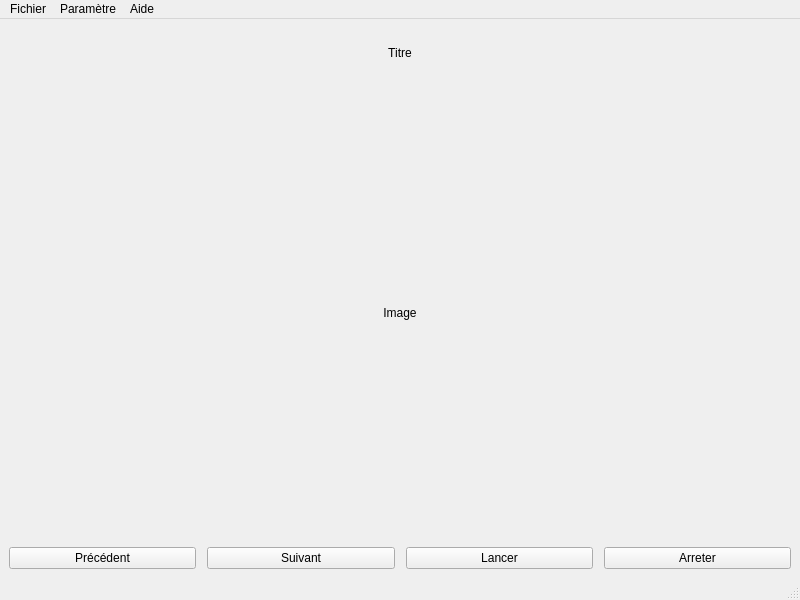
<?xml version="1.0" encoding="UTF-8"?>
<ui version="4.0">
 <class>LecteurVue</class>
 <widget class="QMainWindow" name="LecteurVue">
  <property name="geometry">
   <rect>
    <x>0</x>
    <y>0</y>
    <width>800</width>
    <height>600</height>
   </rect>
  </property>
  <property name="windowTitle">
   <string>LecteurVue</string>
  </property>
  <widget class="QWidget" name="centralwidget">
   <layout class="QVBoxLayout" name="verticalLayout_2" stretch="1,0,1,0,0">
    <item>
     <widget class="QLabel" name="lTitre">
      <property name="maximumSize">
       <size>
        <width>16777215</width>
        <height>50</height>
       </size>
      </property>
      <property name="text">
       <string>Titre</string>
      </property>
      <property name="alignment">
       <set>Qt::AlignCenter</set>
      </property>
     </widget>
    </item>
    <item>
     <spacer name="verticalSpacer">
      <property name="orientation">
       <enum>Qt::Vertical</enum>
      </property>
      <property name="sizeType">
       <enum>QSizePolicy::Fixed</enum>
      </property>
      <property name="sizeHint" stdset="0">
       <size>
        <width>10</width>
        <height>10</height>
       </size>
      </property>
     </spacer>
    </item>
    <item>
     <layout class="QHBoxLayout" name="horizontalLayout">
      <item>
       <spacer name="horizontalSpacer_2">
        <property name="orientation">
         <enum>Qt::Horizontal</enum>
        </property>
        <property name="sizeType">
         <enum>QSizePolicy::Fixed</enum>
        </property>
        <property name="sizeHint" stdset="0">
         <size>
          <width>10</width>
          <height>10</height>
         </size>
        </property>
       </spacer>
      </item>
      <item>
       <widget class="QLabel" name="lImage">
        <property name="text">
         <string>Image</string>
        </property>
        <property name="alignment">
         <set>Qt::AlignCenter</set>
        </property>
       </widget>
      </item>
      <item>
       <spacer name="horizontalSpacer">
        <property name="orientation">
         <enum>Qt::Horizontal</enum>
        </property>
        <property name="sizeType">
         <enum>QSizePolicy::Fixed</enum>
        </property>
        <property name="sizeHint" stdset="0">
         <size>
          <width>10</width>
          <height>10</height>
         </size>
        </property>
       </spacer>
      </item>
     </layout>
    </item>
    <item>
     <spacer name="verticalSpacer_2">
      <property name="orientation">
       <enum>Qt::Vertical</enum>
      </property>
      <property name="sizeType">
       <enum>QSizePolicy::Fixed</enum>
      </property>
      <property name="sizeHint" stdset="0">
       <size>
        <width>10</width>
        <height>10</height>
       </size>
      </property>
     </spacer>
    </item>
    <item>
     <layout class="QHBoxLayout" name="horizontalLayout_2" stretch="0,0,0,0,0,0,0">
      <property name="spacing">
       <number>6</number>
      </property>
      <item>
       <widget class="QPushButton" name="bPrecedent">
        <property name="text">
         <string>Précédent</string>
        </property>
       </widget>
      </item>
      <item>
       <spacer name="horizontalSpacer_3">
        <property name="orientation">
         <enum>Qt::Horizontal</enum>
        </property>
        <property name="sizeType">
         <enum>QSizePolicy::Fixed</enum>
        </property>
        <property name="sizeHint" stdset="0">
         <size>
          <width>5</width>
          <height>5</height>
         </size>
        </property>
       </spacer>
      </item>
      <item>
       <widget class="QPushButton" name="bSuivant">
        <property name="text">
         <string>Suivant</string>
        </property>
       </widget>
      </item>
      <item>
       <spacer name="horizontalSpacer_4">
        <property name="orientation">
         <enum>Qt::Horizontal</enum>
        </property>
        <property name="sizeType">
         <enum>QSizePolicy::Fixed</enum>
        </property>
        <property name="sizeHint" stdset="0">
         <size>
          <width>5</width>
          <height>5</height>
         </size>
        </property>
       </spacer>
      </item>
      <item>
       <widget class="QPushButton" name="bLancer">
        <property name="text">
         <string>Lancer</string>
        </property>
       </widget>
      </item>
      <item>
       <spacer name="horizontalSpacer_5">
        <property name="orientation">
         <enum>Qt::Horizontal</enum>
        </property>
        <property name="sizeType">
         <enum>QSizePolicy::Fixed</enum>
        </property>
        <property name="sizeHint" stdset="0">
         <size>
          <width>5</width>
          <height>5</height>
         </size>
        </property>
       </spacer>
      </item>
      <item>
       <widget class="QPushButton" name="bArreter">
        <property name="text">
         <string>Arreter</string>
        </property>
       </widget>
      </item>
     </layout>
    </item>
   </layout>
  </widget>
  <widget class="QMenuBar" name="menubar">
   <property name="geometry">
    <rect>
     <x>0</x>
     <y>0</y>
     <width>800</width>
     <height>22</height>
    </rect>
   </property>
   <widget class="QMenu" name="menuFichier">
    <property name="title">
     <string>Fichier</string>
    </property>
    <addaction name="action_ChargerDiapo"/>
    <addaction name="action_VitesseDevilement"/>
    <addaction name="action_EnleverDiaporama"/>
   </widget>
   <widget class="QMenu" name="menuParam_tre">
    <property name="title">
     <string>Paramètre</string>
    </property>
    <addaction name="action_Quitter"/>
   </widget>
   <widget class="QMenu" name="menuAide">
    <property name="title">
     <string>Aide</string>
    </property>
    <addaction name="action_A_propos_de"/>
   </widget>
   <addaction name="menuFichier"/>
   <addaction name="menuParam_tre"/>
   <addaction name="menuAide"/>
  </widget>
  <widget class="QStatusBar" name="statusbar"/>
  <action name="action_Quitter">
   <property name="text">
    <string>&amp;Quitter</string>
   </property>
   <property name="shortcut">
    <string>Ctrl+Q</string>
   </property>
  </action>
  <action name="action_A_propos_de">
   <property name="text">
    <string>&amp; A propos de…</string>
   </property>
   <property name="shortcut">
    <string>Ctrl+A</string>
   </property>
  </action>
  <action name="action_EnleverDiaporama">
   <property name="text">
    <string>&amp;EnleverDiaporama</string>
   </property>
   <property name="shortcut">
    <string>Ctrl+E</string>
   </property>
  </action>
  <action name="action_VitesseDevilement">
   <property name="text">
    <string>&amp;VitesseDevilement</string>
   </property>
   <property name="shortcut">
    <string>Ctrl+V</string>
   </property>
  </action>
  <action name="action_ChargerDiapo">
   <property name="text">
    <string>&amp;ChargerDiapo</string>
   </property>
   <property name="shortcut">
    <string>Ctrl+C</string>
   </property>
  </action>
 </widget>
 <resources/>
 <connections>
  <connection>
   <sender>action_Quitter</sender>
   <signal>triggered()</signal>
   <receiver>LecteurVue</receiver>
   <slot>close()</slot>
   <hints>
    <hint type="sourcelabel">
     <x>-1</x>
     <y>-1</y>
    </hint>
    <hint type="destinationlabel">
     <x>399</x>
     <y>299</y>
    </hint>
   </hints>
  </connection>
 </connections>
</ui>
